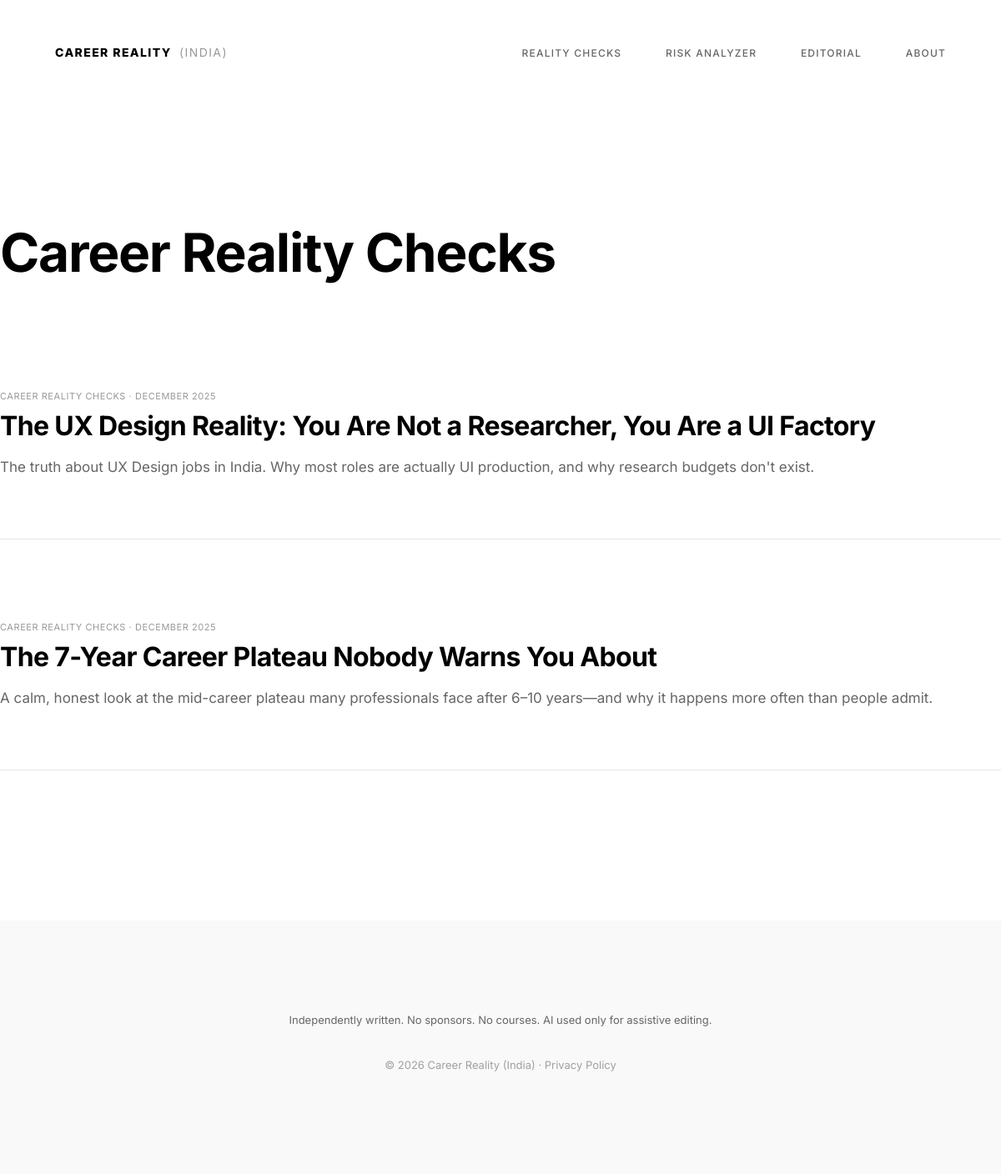
The app's page /category/career-reality-checks/, older data.
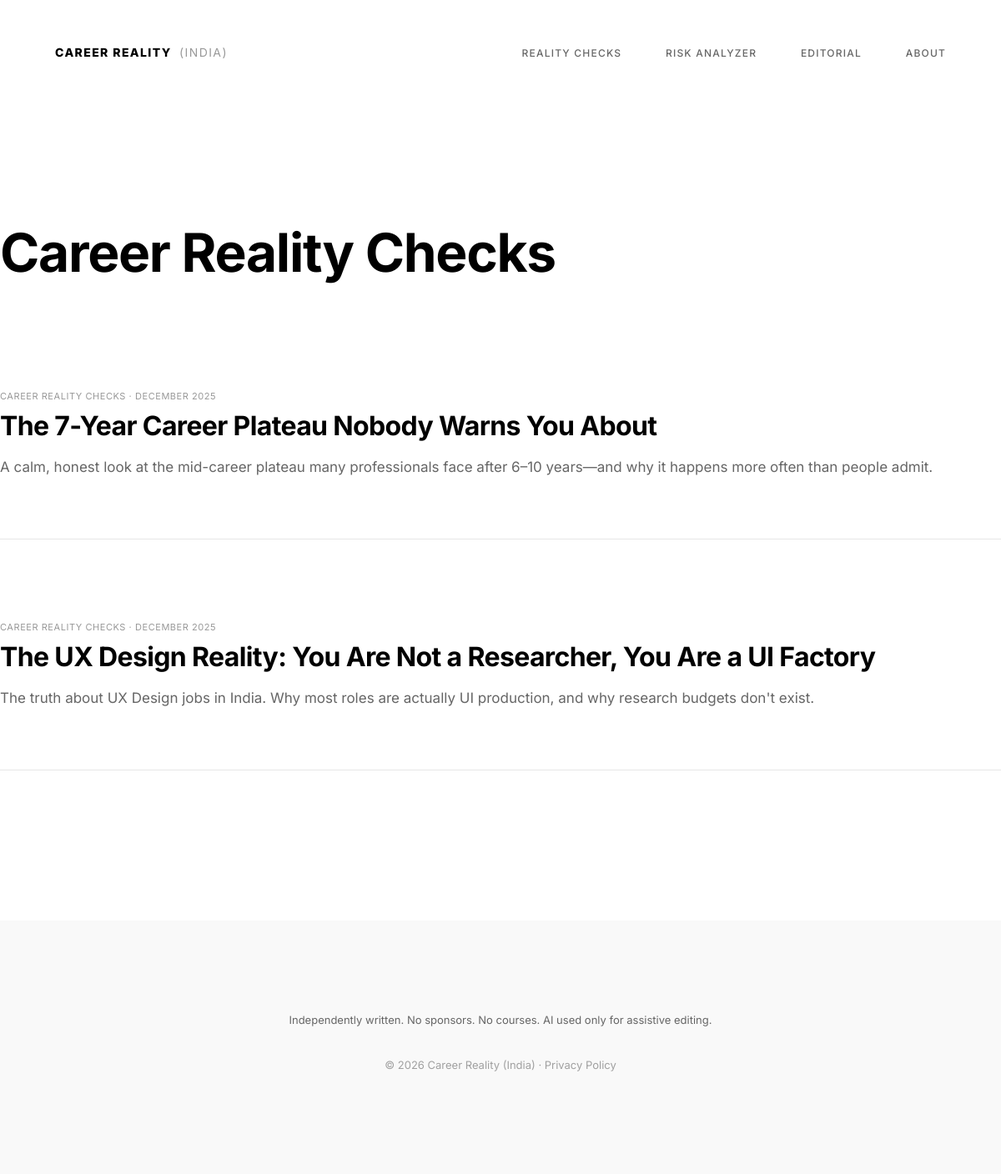
The same page, newer data.
### content/models.py (models this page shows, shortened)
class Article(models.Model):
    STATUS_CHOICES = [
        ('draft', 'Draft'),
        ('published', 'Published'),
    ]
    title = models.CharField(max_length=200)
    slug = models.SlugField(unique=True, max_length=200)
    author = models.ForeignKey(Author, on_delete=models.PROTECT)
    category = models.ForeignKey(Category, on_delete=models.PROTECT)
    status = models.CharField(max_length=20, choices=STATUS_CHOICES, default='draft')
    target_persona = models.TextField(help_text="Who is this specific article for?")
    who_should_avoid = models.TextField(help_text="Trust Signal: Who should NOT pursue this?")
    common_expectation = models.TextField(help_text="The Myth / What people think")
    actual_reality = models.TextField(help_text="The Truth / What it's actually like")
    salary_reality = models.TextField(help_text="Real data tables/ranges. No hype.")
    stuck_point = models.TextField(help_text="Where most people fail or plateau")
    verdict = models.TextField(help_text="Final honest conclusion")
    meta_title = models.CharField(max_length=60, help_text="SEO Title (max 60 chars)")
    meta_description = models.CharField(max_length=160, help_text="SEO Description (max 160 chars)")
    published_at = models.DateTimeField(blank=True, null=True)
    updated_at = models.DateTimeField(auto_now=True)
    last_reality_check = models.DateField(blank=True, null=True, help_text="Date of last factual review")

class Category(models.Model):
    name = models.CharField(max_length=100)
    slug = models.SlugField(unique=True)
    description = models.TextField(blank=True)
    order = models.PositiveIntegerField(default=0, help_text="Display order (0 = first)")
    class Meta:
        verbose_name_plural = "Categories"
        ordering = ['order', 'name']

### content/views.py (the view)
# urls.py: path('category/<slug:slug>/', views.category_detail, name='category_detail'),
def category_detail(request, slug):
    category = get_object_or_404(Category, slug=slug)
    articles = Article.objects.filter(category=category, status='published').order_by('-published_at')
    return render(request, 'content/category_detail.html', {
        'category': category,
        'articles': articles
    })

### templates/content/category_detail.html (shortened to what this page needs)
{% extends "base.html" %}
{% block content %}
<header style="margin-bottom: 4rem;">
    <h1>{{ category.name }}</h1>
</header>
{% include "content/article_list_partial.html" %}
{% endblock %}

### templates/content/article_list_partial.html
{% for article in articles %}
<div class="article-list-item">
    <div class="article-list-meta">
        {{ article.category.name }} · {{ article.updated_at|date:"F Y" }}
    </div>
    <h3 class="article-list-title">
        <a href="{% url 'article_detail' article.slug %}">
            {{ article.title }}
        </a>
    </h3>
    <p class="article-list-desc">
        {{ article.meta_description }}
    </p>
</div>
{% endfor %}

Row changes from the older to the newer data that the page shows:
changed Article "The 7-Year Career Plateau Nobody Warns You About": moves up the list
